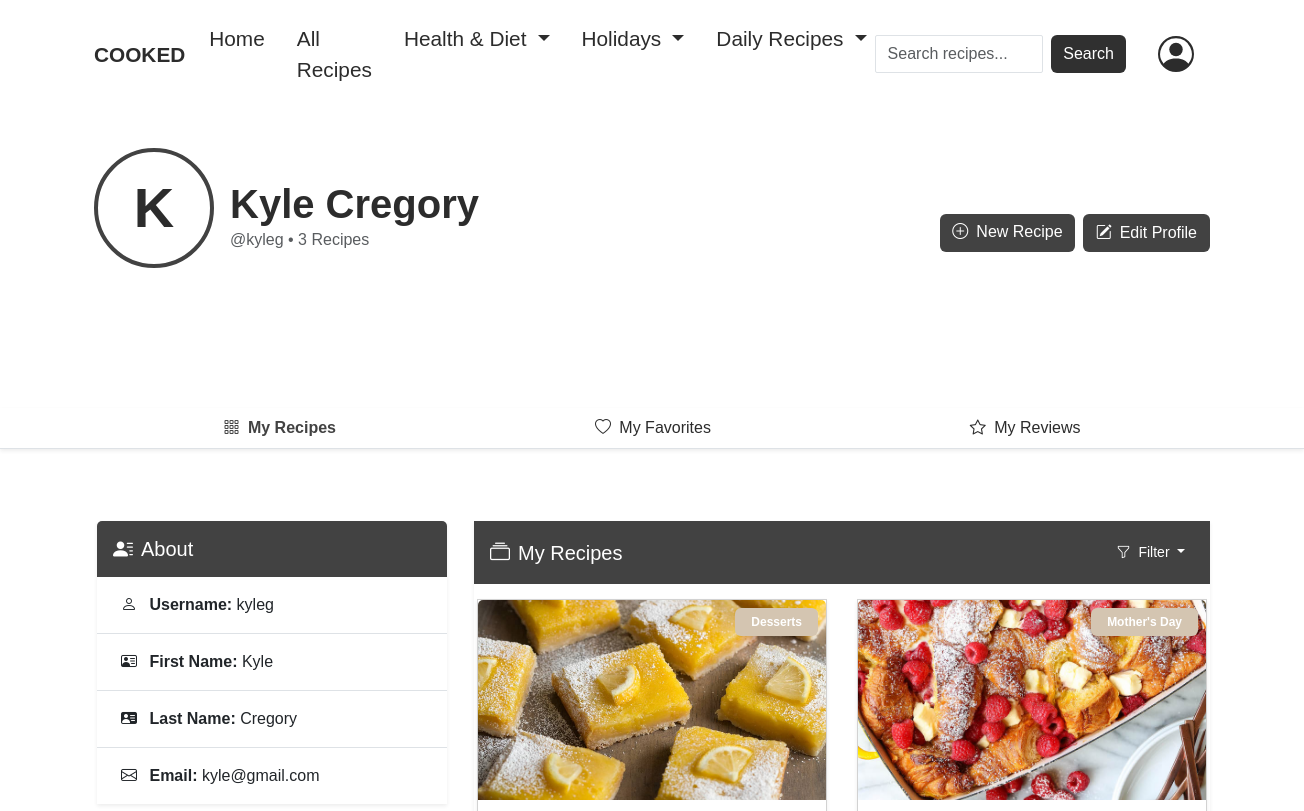
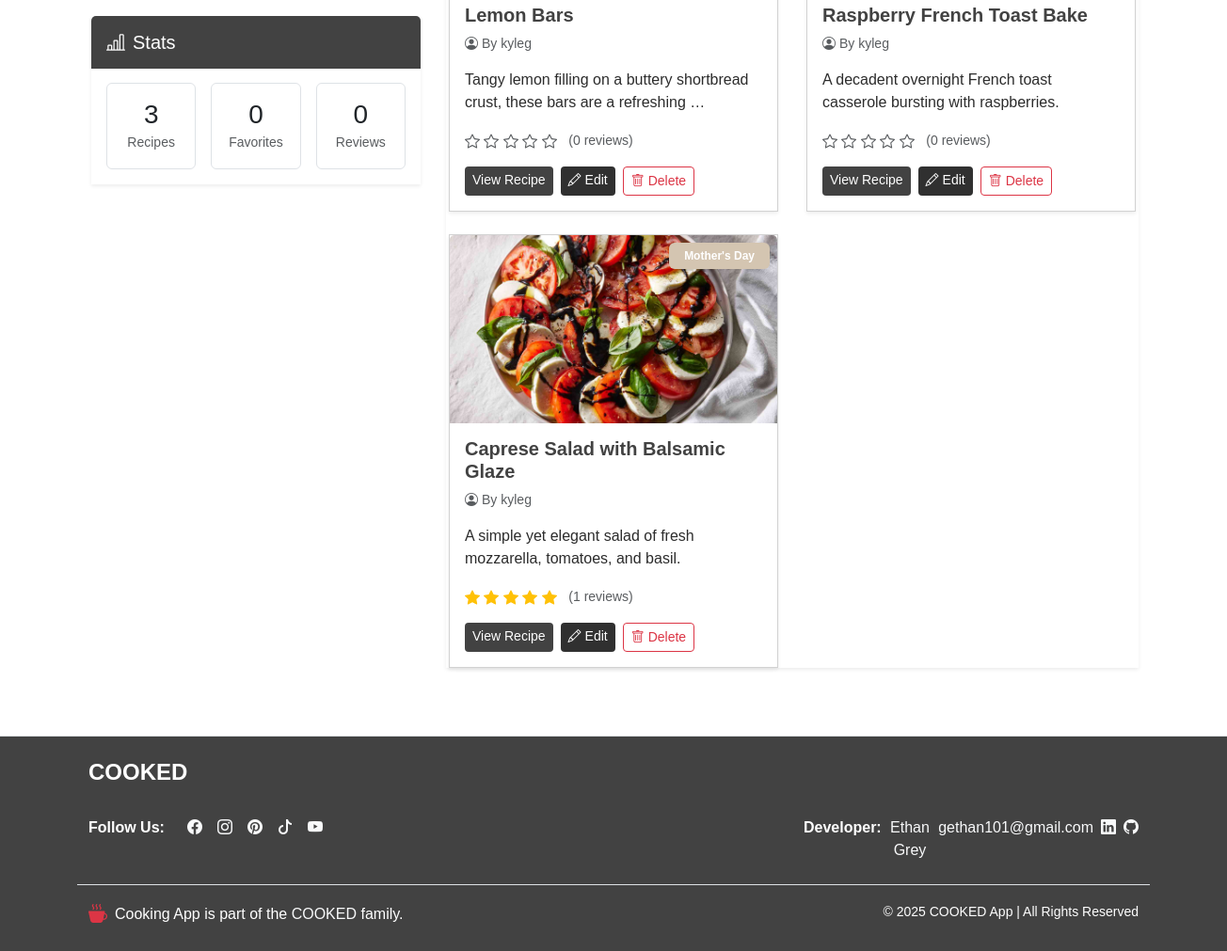
Screenshot of /users/profile/ (signed in) with the database file from the repository (2 pictures, top to bottom).
### recipes/models.py (models this page shows, shortened)
class Recipe(models.Model):
    recipename = models.CharField(max_length=200, unique=True)
    description = models.TextField()
    ingredients = models.TextField()
    instructions = models.TextField(default='No instructions provided')
    prep_time = models.IntegerField(help_text="Preparation time in minutes", default=0)
    cook_time = models.IntegerField(help_text="Cooking time in minutes", default=0)
    servings = models.IntegerField(help_text="Number of servings", default=1)
    madeby = models.ForeignKey(User, on_delete=models.CASCADE, related_name='recipes')
    image = models.ImageField(upload_to='recipes/')
    slug = models.SlugField(blank=True)
    recipetype = models.ForeignKey(RecipeType, related_name='recipes', on_delete=models.CASCADE)
    favorites = models.ManyToManyField(User, related_name='favorite_recipes', blank=True)
    @property
    def average_rating(self):
        avg = self.reviews.aggregate(Avg('rating'))['rating__avg']
        if avg is not None:
            return round(avg)
        return 0

class RecipeType(models.Model):
    recipetype = models.CharField(max_length=100)

### users/views.py (the view)
# urls.py: path('profile/', views.profile_view, name='profile_view'),  # For displaying the user details and created recipes
def profile_view(request):
    user = request.user  # Get the current logged-in user
    recipes = Recipe.objects.filter(madeby=user)
    favorite_recipes = user.favorite_recipes.all()
    user_reviews = Review.objects.filter(user=user).select_related('recipe')
    context = {
        'user': user,
        'recipes': recipes,
        'favorite_recipes': favorite_recipes,
        'user_reviews': user_reviews
    }
    return render(request, 'users/profile_view.html', context)

### users/templates/users/profile_view.html (shortened to what this page needs)
{% extends 'layout.html' %}
{% load static %}
{% block content %}
<section class="section-padding mt-2">
    <div class="cover-photo-container">
        <div class="container position-relative">
            <div class="profile-info-container" data-aos="fade-up" data-aos-duration="1000">
                <div class="row">
                    <div class="col-12 col-md-8">
                        <div class="d-flex flex-column flex-md-row align-items-center align-items-md-end text-center text-md-start">
                            <div class="avatar-container mb-3 mb-md-0" data-aos="zoom-in" data-aos-duration="1000" data-aos-delay="200">
                                <div class="rounded-circle bg-dark-forest d-flex align-items-center justify-content-center" style="width: 120px; height: 120px; border: 4px solid var(--c-primary);">
                                    <span class="display-4 fw-bold">{{ user.username.0|upper }}</span>
                                </div>
                            </div>
                            <div class="ms-md-3 mb-3" data-aos="fade-left" data-aos-duration="1000" data-aos-delay="400">
                                <h1 class="mb-0 fw-bold">
                                    {% if user.first_name and user.last_name %}
                                        {{ user.first_name }} {{ user.last_name }}
                                    {% else %}
                                        {{ user.username }}
                                    {% endif %}
                                </h1>
                                <p class="text-muted mb-0">@{{ user.username }} • {{ recipes|length }} Recipes</p>
                            </div>
                        </div>
                    </div>
                    <div class="col-md-4 d-flex align-items-end justify-content-end mb-3" data-aos="fade-left" data-aos-duration="1000" data-aos-delay="600">
                        <div class="d-flex gap-2">
                            <a href="{% url 'recipes:new_recipes' %}" class="btn btn-primary">
                                <i class="bi bi-plus-circle me-2"></i>New Recipe
                            </a>
                            <a href="{% url 'users:edit_profile' %}" class="btn btn-oak-brown">
                                <i class="bi bi-pencil-square me-2"></i>Edit Profile
                            </a>
                        </div>
                    </div>
                </div>
            </div>
        </div>
    </div>
</section>
<div class="profile-nav border-bottom shadow-sm" data-aos="fade-up" data-aos-duration="800">
    <div class="container">
        <ul class="nav nav-pills nav-fill">
            <li class="nav-item bg-clear">
                <a class="nav-link" href="#recipes">
                    <i class="bi bi-grid-3x3-gap me-1"></i> My Recipes
                </a>
            </li>
            <li class="nav-item">
                <a class="nav-link" href="#favorites">
                    <i class="bi bi-heart me-1"></i> My Favorites
                </a>
            </li>
            <li class="nav-item">
                <a class="nav-link" href="#reviews">
                    <i class="bi bi-star me-1"></i> My Reviews
                </a>
            </li>
        </ul>
    </div>
</div>
<div class="py-4 section-padding">
    <div class="container">
        <div class="row g-4 pt-5">
            <div class="col-lg-4">
                <div class="card border-0 shadow-sm mb-4" data-aos="fade-right" data-aos-duration="1000">
                    <div class="card-header border-0 py-3 bg-main text-tan">
                        <h5 class="mb-0"><i class="bi bi-person-lines-fill me-2"></i>About</h5>
                    </div>
                    <div class="card-body p-0 bg-main">
                        <ul class="list-group list-group-flush">
                            <li class="list-group-item px-4 py-3 bg-tan">
                                <i class="bi bi-person me-2"></i>
                                <strong>Username:</strong> {{ user.username }}
                            </li>
                            {% if user.first_name %}
                            <li class="list-group-item px-4 py-3 bg-tan">
                                <i class="bi bi-person-vcard me-2"></i>
                                <strong>First Name:</strong> {{ user.first_name }}
                            </li>
                            {% endif %}
                            {% if user.last_name %}
                            <li class="list-group-item px-4 py-3 bg-tan">
                                <i class="bi bi-person-vcard-fill me-2"></i>
                                <strong>Last Name:</strong> {{ user.last_name }}
                            </li>
                            {% endif %}
                            {% if user.email %}
                            <li class="list-group-item px-4 py-3 bg-tan">
                                <i class="bi bi-envelope me-2"></i>
                                <strong>Email:</strong> {{ user.email }}
                            </li>
                            {% endif %}
                        </ul>
                    </div>
                </div>
                <div class="card border-0 shadow-sm" data-aos="fade-right" data-aos-duration="1000" data-aos-delay="200">
                    <div class="card-header bg-main text-tan border-0 py-3">
                        <h5 class="mb-0"><i class="bi bi-bar-chart-line me-2"></i>Stats</h5>
                    </div>
                    <div class="card-body">
                        <div class="row text-center g-3">
                            <div class="col-4">
                                <div class="p-3 border rounded">
                                    <h3 class="m-0 text-forest-green">{{ recipes|length }}</h3>
                                    <small class="text-muted">Recipes</small>
                                </div>
                            </div>
                            <div class="col-4">
                                <div class="p-3 border rounded">
                                    <h3 class="m-0 text-oak-brown">{{ favorite_recipes|length }}</h3>
                                    <small class="text-muted">Favorites</small>
                                </div>
                            </div>
                            <div class="col-4">
                                <div class="p-3 border rounded">
                                    <h3 class="m-0 text-oak-brown">{{ user_reviews|length }}</h3>
                                    <small class="text-muted">Reviews</small>
                                </div>
                            </div>
                        </div>
                    </div>
                </div>
            </div>
            <div class="col-lg-8" id="recipes">
                <div class="border-0 shadow-sm" style="width: 100%;" data-aos="fade-left" data-aos-duration="1000">
                    <div class="card-header bg-main text-tan border-3 py-3 d-flex justify-content-between align-items-center">
                        <h5 class="ms-3 mb-0"><i class="bi bi-collection me-2"></i>My Recipes</h5>
                        <div class="dropdown">
                            <button class="btn btn-sm text-tan btn-outline dropdown-toggle me-3" type="button" id="recipeFilterDropdown" data-bs-toggle="dropdown" aria-expanded="false">
                                <i class="bi bi-funnel me-1"></i> Filter
                            </button>
                        </div>
                    </div>
                    <div class="card-body">
                        {% if recipes %}
                            <div class="row g-4">
                                {% for recipe in recipes %}
                                    <div class="col-md-6" data-aos="fade-up" data-aos-duration="1000" data-aos-delay="{% widthratio forloop.counter 1 200 %}" data-recipe-id="{{ recipe.id }}">
                                        <div class="card h-100 recipe-card shadow-sm d-flex flex-column">
                                            <div class="position-relative">
                                                {% if recipe.image %}
                                                    <img src="{{ recipe.image.url }}" class="card-img-top" alt="{{ recipe.recipename }}" style="height: 200px; object-fit: cover;">
                                                {% else %}
                                                    <div class="d-flex align-items-center justify-content-center" style="height: 200px;">
                                                        <i class="bi bi-card-image text-muted" style="font-size: 3rem;"></i>
                                                    </div>
                                                {% endif %}
                                                <span class="position-absolute top-0 end-0 badge bg-forest-green m-2 py-2 px-3">
                                                    {{ recipe.recipetype.recipetype }}
                                                </span>
                                            </div>
                                            <div class="card-body d-flex flex-column flex-grow-1">
                                                <div class="flex-grow-1">
                                                    <h5 class="card-title fw-bold">{{ recipe.recipename }}</h5>
                                                    <p class="text-muted small">
                                                        <i class="bi bi-person-circle me-1"></i>By {{ user.username }}
                                                    </p>
                                                    <p class="card-text">{{ recipe.description|truncatechars:80 }}</p>
                                                </div>
                                                <div class="mt-auto">
                                                    <div class="rating mt-3 mb-3">
                                                        <span class="text-muted small ms-2">({{ recipe.reviews.count }} reviews)</span>
                                                    </div>
                                                    <div class="d-flex flex-wrap gap-2">
                                                        <a href="{% url 'recipes:detail' category=recipe.recipetype.recipetype|lower slug=recipe.slug %}" class="btn btn-sm btn-primary">
                                                            View Recipe
                                                        </a>
                                                        <a href="{% url 'recipes:edit_recipe' recipe_id=recipe.id %}" class="btn btn-sm btn-secondary">
                                                            <i class="bi bi-pencil me-1"></i>Edit
                                                        </a>
                                                        <form action="{% url 'recipes:delete_recipe' recipe_id=recipe.id %}" method="POST" style="display: inline-block;">
                                                            <button type="submit" class="btn btn-sm btn-outline-danger" onclick="return confirm('Are you sure you want to delete this recipe?');">
                                                                <i class="bi bi-trash me-1"></i>Delete
                                                            </button>
                                                        </form>
                                                    </div>
                                                </div>
                                            </div>
                                        </div>
                                    </div>
                                {% endfor %}
                            </div>
                        {% endif %}
                    </div>
                </div>
            </div>
        </div>
    </div>
</div>
{% endblock %}

### rows the page displays
Recipe: image (picture), recipetype.recipetype "Desserts", recipename "Lemon Bars", description "Tangy lemon filling on a buttery shortbread crust, these bars are a refreshing …", reviews.count "0"
Recipe: image (picture), recipetype.recipetype "Mother's Day", recipename "Raspberry French Toast Bake", description "A decadent overnight French toast casserole bursting with raspberries.", reviews.count "0"
Recipe: image (picture), recipetype.recipetype "Mother's Day", recipename "Caprese Salad with Balsamic Glaze", description "A simple yet elegant salad of fresh mozzarella, tomatoes, and basil.", reviews.count "1"

### other values shown
{{ user.username.0|upper }} "K"
{{ user.first_name }} "Kyle"
{{ user.last_name }} "Cregory"
{{ user.username }} "kyleg"
{{ recipes|length }} "3"
{{ user.email }} "kyle@gmail.com"
{{ favorite_recipes|length }} "0"
{{ user_reviews|length }} "0"
